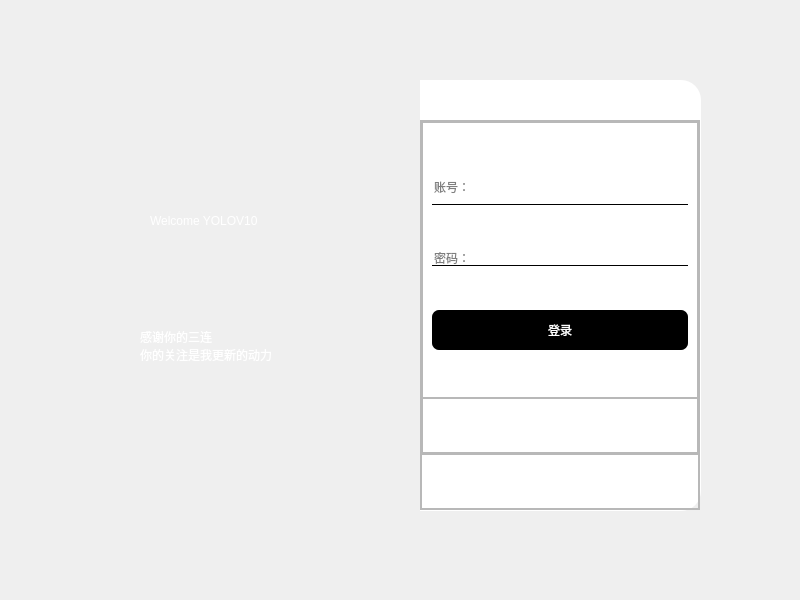
<?xml version="1.0" encoding="UTF-8"?>
<ui version="4.0">
 <class>LoginWindow</class>
 <widget class="QMainWindow" name="LoginWindow">
  <property name="geometry">
   <rect>
    <x>0</x>
    <y>0</y>
    <width>800</width>
    <height>600</height>
   </rect>
  </property>
  <property name="minimumSize">
   <size>
    <width>800</width>
    <height>600</height>
   </size>
  </property>
  <property name="windowTitle">
   <string>LoginWindow</string>
  </property>
  <widget class="QWidget" name="centralwidget">
   <widget class="QFrame" name="frame">
    <property name="geometry">
     <rect>
      <x>60</x>
      <y>60</y>
      <width>361</width>
      <height>471</height>
     </rect>
    </property>
    <property name="styleSheet">
     <string notr="true">#frame{
	background-image: url(:/icons/icon/background2.jpg);
	border-radius:20px;
}</string>
    </property>
    <property name="frameShape">
     <enum>QFrame::StyledPanel</enum>
    </property>
    <property name="frameShadow">
     <enum>QFrame::Raised</enum>
    </property>
    <widget class="QLabel" name="label">
     <property name="geometry">
      <rect>
       <x>90</x>
       <y>140</y>
       <width>201</width>
       <height>41</height>
      </rect>
     </property>
     <property name="styleSheet">
      <string notr="true">color: rgb(255, 255, 255);
font: 14pt &quot;微软雅黑&quot;;</string>
     </property>
     <property name="text">
      <string>Welcome YOLOV10</string>
     </property>
    </widget>
    <widget class="QLabel" name="label_2">
     <property name="geometry">
      <rect>
       <x>80</x>
       <y>260</y>
       <width>191</width>
       <height>51</height>
      </rect>
     </property>
     <property name="styleSheet">
      <string notr="true">color: rgb(255, 255, 255);
font: 12pt &quot;微软雅黑&quot;;</string>
     </property>
     <property name="text">
      <string>感谢你的三连
你的关注是我更新的动力</string>
     </property>
    </widget>
   </widget>
   <widget class="QFrame" name="frame_2">
    <property name="geometry">
     <rect>
      <x>420</x>
      <y>80</y>
      <width>281</width>
      <height>431</height>
     </rect>
    </property>
    <property name="styleSheet">
     <string notr="true">#frame_2{
	
	background-color: rgb(255, 255, 255);
	border-top-right-radius:20px;
	border-bottom-right-radius:20px;
}</string>
    </property>
    <property name="frameShape">
     <enum>QFrame::StyledPanel</enum>
    </property>
    <property name="frameShadow">
     <enum>QFrame::Raised</enum>
    </property>
    <widget class="QPushButton" name="pushButton">
     <property name="geometry">
      <rect>
       <x>220</x>
       <y>10</y>
       <width>75</width>
       <height>31</height>
      </rect>
     </property>
     <property name="styleSheet">
      <string notr="true">QPushButton{
	border:none
}
QPushButton:hover{
	padding-bottom:4px;
}</string>
     </property>
     <property name="text">
      <string/>
     </property>
     <property name="icon">
      <iconset resource="res.qrc">
       <normaloff>:/icons/icon/cancel.png</normaloff>:/icons/icon/cancel.png</iconset>
     </property>
     <property name="iconSize">
      <size>
       <width>30</width>
       <height>30</height>
      </size>
     </property>
    </widget>
    <widget class="QFrame" name="frame_3">
     <property name="geometry">
      <rect>
       <x>0</x>
       <y>40</y>
       <width>280</width>
       <height>390</height>
      </rect>
     </property>
     <property name="minimumSize">
      <size>
       <width>280</width>
       <height>390</height>
      </size>
     </property>
     <property name="frameShape">
      <enum>QFrame::StyledPanel</enum>
     </property>
     <property name="frameShadow">
      <enum>QFrame::Raised</enum>
     </property>
     <layout class="QVBoxLayout" name="verticalLayout">
      <property name="spacing">
       <number>0</number>
      </property>
      <property name="leftMargin">
       <number>0</number>
      </property>
      <property name="topMargin">
       <number>0</number>
      </property>
      <property name="rightMargin">
       <number>0</number>
      </property>
      <property name="bottomMargin">
       <number>0</number>
      </property>
      <item>
       <widget class="QFrame" name="frame_4">
        <property name="sizePolicy">
         <sizepolicy hsizetype="Preferred" vsizetype="Expanding">
          <horstretch>0</horstretch>
          <verstretch>6</verstretch>
         </sizepolicy>
        </property>
        <property name="frameShape">
         <enum>QFrame::StyledPanel</enum>
        </property>
        <property name="frameShadow">
         <enum>QFrame::Raised</enum>
        </property>
        <layout class="QVBoxLayout" name="verticalLayout_3">
         <property name="spacing">
          <number>0</number>
         </property>
         <property name="leftMargin">
          <number>0</number>
         </property>
         <property name="topMargin">
          <number>0</number>
         </property>
         <property name="rightMargin">
          <number>0</number>
         </property>
         <property name="bottomMargin">
          <number>0</number>
         </property>
         <item>
          <widget class="QFrame" name="frame_6">
           <property name="sizePolicy">
            <sizepolicy hsizetype="Preferred" vsizetype="Expanding">
             <horstretch>0</horstretch>
             <verstretch>5</verstretch>
            </sizepolicy>
           </property>
           <property name="frameShape">
            <enum>QFrame::StyledPanel</enum>
           </property>
           <property name="frameShadow">
            <enum>QFrame::Raised</enum>
           </property>
           <layout class="QVBoxLayout" name="verticalLayout_4">
            <property name="spacing">
             <number>0</number>
            </property>
            <property name="leftMargin">
             <number>0</number>
            </property>
            <property name="topMargin">
             <number>0</number>
            </property>
            <property name="rightMargin">
             <number>0</number>
            </property>
            <property name="bottomMargin">
             <number>0</number>
            </property>
            <item>
             <widget class="QStackedWidget" name="stackedWidget_2">
              <property name="minimumSize">
               <size>
                <width>0</width>
                <height>35</height>
               </size>
              </property>
              <property name="styleSheet">
               <string notr="true">QLineEdit{
	
	background-color: rgba(255, 255, 255,0);
	border:none;
	border-bottom:1px solid black;
}
QPushButton{
	
	color: rgb(255, 255, 255);
	background-color: rgb(0, 0, 0);
	border-radius:7px;
}
QPushButton:pressed {
	padding-top: 10px;
    padding-left: 10px;
}</string>
              </property>
              <property name="currentIndex">
               <number>0</number>
              </property>
              <widget class="QWidget" name="page_Login">
               <property name="minimumSize">
                <size>
                 <width>0</width>
                 <height>0</height>
                </size>
               </property>
               <layout class="QVBoxLayout" name="verticalLayout_5">
                <item>
                 <widget class="QLineEdit" name="lineEdit_L_account">
                  <property name="minimumSize">
                   <size>
                    <width>0</width>
                    <height>35</height>
                   </size>
                  </property>
                  <property name="placeholderText">
                   <string>账号：</string>
                  </property>
                 </widget>
                </item>
                <item>
                 <widget class="QLineEdit" name="lineEdit_L_password">
                  <property name="echoMode">
                   <enum>QLineEdit::Password</enum>
                  </property>
                  <property name="placeholderText">
                   <string>密码：</string>
                  </property>
                 </widget>
                </item>
                <item>
                 <widget class="QPushButton" name="pushButton_L_sure">
                  <property name="sizePolicy">
                   <sizepolicy hsizetype="Minimum" vsizetype="Fixed">
                    <horstretch>0</horstretch>
                    <verstretch>10</verstretch>
                   </sizepolicy>
                  </property>
                  <property name="minimumSize">
                   <size>
                    <width>180</width>
                    <height>40</height>
                   </size>
                  </property>
                  <property name="text">
                   <string>登录</string>
                  </property>
                 </widget>
                </item>
               </layout>
              </widget>
              <widget class="QWidget" name="page_Register">
               <layout class="QVBoxLayout" name="verticalLayout_6">
                <item>
                 <widget class="QLineEdit" name="lineEdit_R_account">
                  <property name="minimumSize">
                   <size>
                    <width>0</width>
                    <height>35</height>
                   </size>
                  </property>
                  <property name="placeholderText">
                   <string>账号：</string>
                  </property>
                 </widget>
                </item>
                <item>
                 <widget class="QLineEdit" name="lineEdit_R_password_1">
                  <property name="minimumSize">
                   <size>
                    <width>0</width>
                    <height>35</height>
                   </size>
                  </property>
                  <property name="echoMode">
                   <enum>QLineEdit::Password</enum>
                  </property>
                  <property name="placeholderText">
                   <string>密码：</string>
                  </property>
                 </widget>
                </item>
                <item>
                 <widget class="QLineEdit" name="lineEdit_R_password_2">
                  <property name="minimumSize">
                   <size>
                    <width>0</width>
                    <height>35</height>
                   </size>
                  </property>
                  <property name="echoMode">
                   <enum>QLineEdit::Password</enum>
                  </property>
                  <property name="placeholderText">
                   <string>确认密码：</string>
                  </property>
                 </widget>
                </item>
                <item>
                 <widget class="QPushButton" name="pushButton_R_sure">
                  <property name="minimumSize">
                   <size>
                    <width>0</width>
                    <height>40</height>
                   </size>
                  </property>
                  <property name="text">
                   <string>注册</string>
                  </property>
                 </widget>
                </item>
               </layout>
              </widget>
             </widget>
            </item>
           </layout>
          </widget>
         </item>
         <item>
          <widget class="QFrame" name="frame_7">
           <property name="sizePolicy">
            <sizepolicy hsizetype="Preferred" vsizetype="Expanding">
             <horstretch>0</horstretch>
             <verstretch>1</verstretch>
            </sizepolicy>
           </property>
           <property name="styleSheet">
            <string notr="true">QPushButton{
	border:none;
	
}
QPushButton:pressed{
	padding-top:5px;
	padding-left:5px;
}</string>
           </property>
           <property name="frameShape">
            <enum>QFrame::StyledPanel</enum>
           </property>
           <property name="frameShadow">
            <enum>QFrame::Raised</enum>
           </property>
           <layout class="QHBoxLayout" name="horizontalLayout">
            <item>
             <widget class="QPushButton" name="pushButton_Login">
              <property name="text">
               <string/>
              </property>
              <property name="icon">
               <iconset resource="res.qrc">
                <normaloff>:/icons/icon/login.png</normaloff>:/icons/icon/login.png</iconset>
              </property>
              <property name="iconSize">
               <size>
                <width>20</width>
                <height>20</height>
               </size>
              </property>
             </widget>
            </item>
            <item>
             <widget class="QPushButton" name="pushButton_Register">
              <property name="text">
               <string/>
              </property>
              <property name="icon">
               <iconset resource="res.qrc">
                <normaloff>:/icons/icon/register.png</normaloff>:/icons/icon/register.png</iconset>
              </property>
              <property name="iconSize">
               <size>
                <width>20</width>
                <height>20</height>
               </size>
              </property>
             </widget>
            </item>
           </layout>
          </widget>
         </item>
        </layout>
       </widget>
      </item>
      <item>
       <widget class="QFrame" name="frame_5">
        <property name="sizePolicy">
         <sizepolicy hsizetype="Preferred" vsizetype="Expanding">
          <horstretch>0</horstretch>
          <verstretch>1</verstretch>
         </sizepolicy>
        </property>
        <property name="frameShape">
         <enum>QFrame::StyledPanel</enum>
        </property>
        <property name="frameShadow">
         <enum>QFrame::Raised</enum>
        </property>
        <layout class="QVBoxLayout" name="verticalLayout_2">
         <property name="spacing">
          <number>0</number>
         </property>
         <property name="leftMargin">
          <number>0</number>
         </property>
         <property name="topMargin">
          <number>0</number>
         </property>
         <property name="rightMargin">
          <number>0</number>
         </property>
         <property name="bottomMargin">
          <number>0</number>
         </property>
         <item>
          <widget class="QStackedWidget" name="stackedWidget">
           <property name="currentIndex">
            <number>0</number>
           </property>
           <widget class="QWidget" name="page"/>
           <widget class="QWidget" name="page_2"/>
          </widget>
         </item>
        </layout>
       </widget>
      </item>
     </layout>
    </widget>
   </widget>
  </widget>
 </widget>
 <resources>
  <include location="res.qrc"/>
 </resources>
 <connections>
  <connection>
   <sender>pushButton</sender>
   <signal>clicked()</signal>
   <receiver>LoginWindow</receiver>
   <slot>close()</slot>
   <hints>
    <hint type="sourcelabel">
     <x>657</x>
     <y>90</y>
    </hint>
    <hint type="destinationlabel">
     <x>750</x>
     <y>31</y>
    </hint>
   </hints>
  </connection>
 </connections>
</ui>
